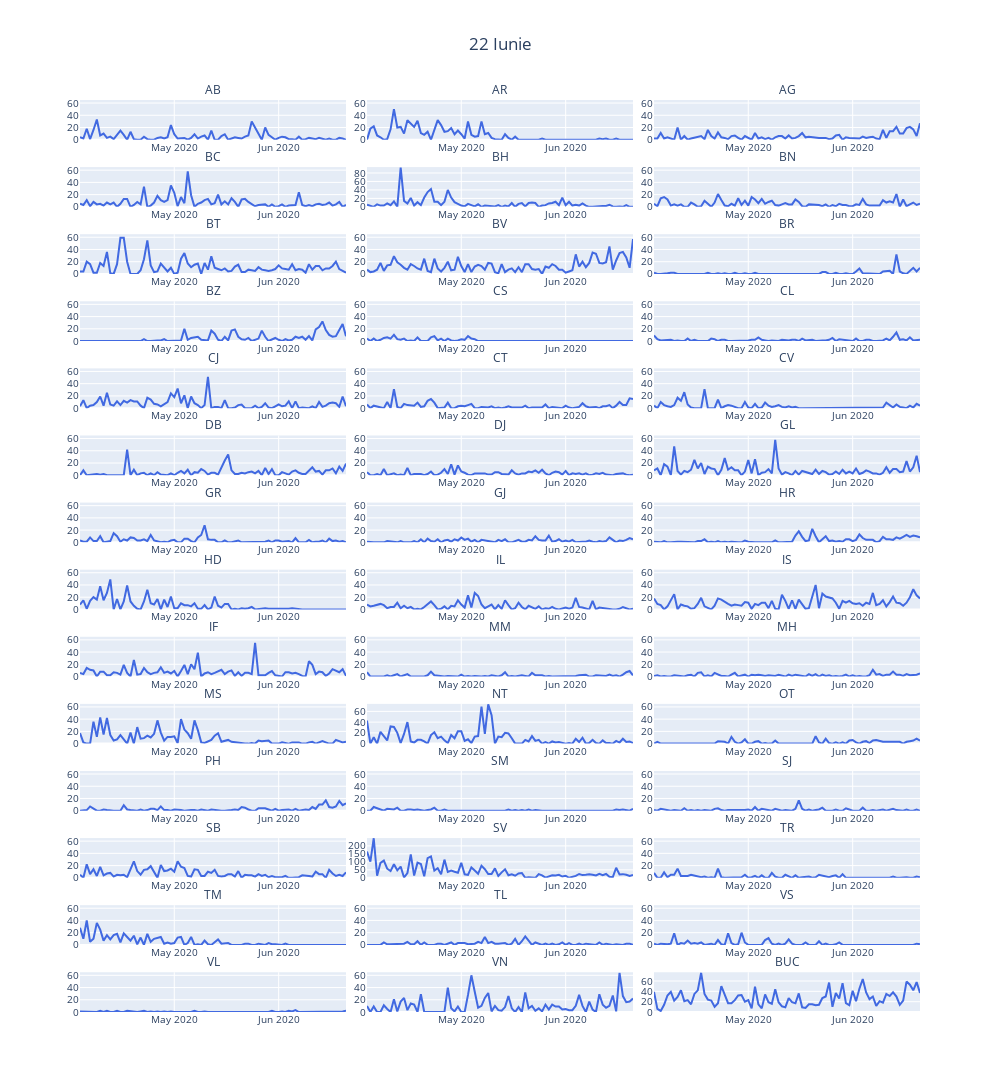

Source (notebook cell):
### Code cell
from plotly.offline import download_plotlyjs, init_notebook_mode,  iplot
init_notebook_mode(connected=True)
iplot(fig)
